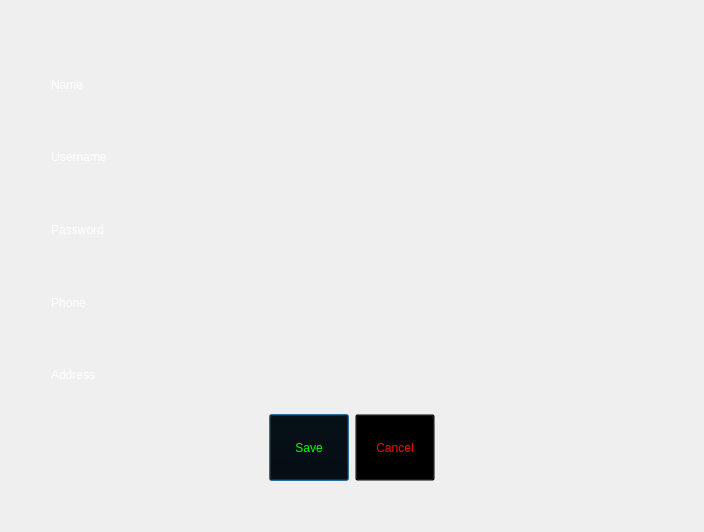
<?xml version="1.0" encoding="UTF-8"?>
<ui version="4.0">
 <class>SignUp</class>
 <widget class="QDialog" name="SignUp">
  <property name="windowModality">
   <enum>Qt::WindowModal</enum>
  </property>
  <property name="geometry">
   <rect>
    <x>0</x>
    <y>0</y>
    <width>704</width>
    <height>532</height>
   </rect>
  </property>
  <property name="sizePolicy">
   <sizepolicy hsizetype="Minimum" vsizetype="Minimum">
    <horstretch>0</horstretch>
    <verstretch>0</verstretch>
   </sizepolicy>
  </property>
  <property name="windowTitle">
   <string>Sign Up</string>
  </property>
  <property name="styleSheet">
   <string notr="true">border-image: url(:/Resource/Game/loginBG.jpg);
color: rgb(255, 255, 255);
font: italic 32pt &quot;Monotype Corsiva&quot;;</string>
  </property>
  <property name="modal">
   <bool>true</bool>
  </property>
  <layout class="QHBoxLayout" name="horizontalLayout_7">
   <item>
    <spacer name="horizontalSpacer_3">
     <property name="orientation">
      <enum>Qt::Horizontal</enum>
     </property>
     <property name="sizeType">
      <enum>QSizePolicy::Minimum</enum>
     </property>
     <property name="sizeHint" stdset="0">
      <size>
       <width>40</width>
       <height>20</height>
      </size>
     </property>
    </spacer>
   </item>
   <item>
    <layout class="QVBoxLayout" name="verticalLayout">
     <item>
      <spacer name="verticalSpacer">
       <property name="orientation">
        <enum>Qt::Vertical</enum>
       </property>
       <property name="sizeType">
        <enum>QSizePolicy::Preferred</enum>
       </property>
       <property name="sizeHint" stdset="0">
        <size>
         <width>20</width>
         <height>40</height>
        </size>
       </property>
      </spacer>
     </item>
     <item>
      <layout class="QHBoxLayout" name="horizontalLayout_5">
       <item>
        <widget class="QLabel" name="label">
         <property name="palette">
          <palette>
           <active>
            <colorrole role="WindowText">
             <brush brushstyle="SolidPattern">
              <color alpha="255">
               <red>219</red>
               <green>182</green>
               <blue>49</blue>
              </color>
             </brush>
            </colorrole>
            <colorrole role="Button">
             <brush brushstyle="SolidPattern">
              <color alpha="0">
               <red>0</red>
               <green>0</green>
               <blue>0</blue>
              </color>
             </brush>
            </colorrole>
            <colorrole role="Text">
             <brush brushstyle="SolidPattern">
              <color alpha="255">
               <red>219</red>
               <green>182</green>
               <blue>49</blue>
              </color>
             </brush>
            </colorrole>
            <colorrole role="ButtonText">
             <brush brushstyle="SolidPattern">
              <color alpha="255">
               <red>219</red>
               <green>182</green>
               <blue>49</blue>
              </color>
             </brush>
            </colorrole>
            <colorrole role="Base">
             <brush brushstyle="SolidPattern">
              <color alpha="0">
               <red>0</red>
               <green>0</green>
               <blue>0</blue>
              </color>
             </brush>
            </colorrole>
            <colorrole role="Window">
             <brush brushstyle="SolidPattern">
              <color alpha="0">
               <red>0</red>
               <green>0</green>
               <blue>0</blue>
              </color>
             </brush>
            </colorrole>
            <colorrole role="PlaceholderText">
             <brush brushstyle="SolidPattern">
              <color alpha="128">
               <red>219</red>
               <green>182</green>
               <blue>49</blue>
              </color>
             </brush>
            </colorrole>
           </active>
           <inactive>
            <colorrole role="WindowText">
             <brush brushstyle="SolidPattern">
              <color alpha="255">
               <red>219</red>
               <green>182</green>
               <blue>49</blue>
              </color>
             </brush>
            </colorrole>
            <colorrole role="Button">
             <brush brushstyle="SolidPattern">
              <color alpha="0">
               <red>0</red>
               <green>0</green>
               <blue>0</blue>
              </color>
             </brush>
            </colorrole>
            <colorrole role="Text">
             <brush brushstyle="SolidPattern">
              <color alpha="255">
               <red>219</red>
               <green>182</green>
               <blue>49</blue>
              </color>
             </brush>
            </colorrole>
            <colorrole role="ButtonText">
             <brush brushstyle="SolidPattern">
              <color alpha="255">
               <red>219</red>
               <green>182</green>
               <blue>49</blue>
              </color>
             </brush>
            </colorrole>
            <colorrole role="Base">
             <brush brushstyle="SolidPattern">
              <color alpha="0">
               <red>0</red>
               <green>0</green>
               <blue>0</blue>
              </color>
             </brush>
            </colorrole>
            <colorrole role="Window">
             <brush brushstyle="SolidPattern">
              <color alpha="0">
               <red>0</red>
               <green>0</green>
               <blue>0</blue>
              </color>
             </brush>
            </colorrole>
            <colorrole role="PlaceholderText">
             <brush brushstyle="SolidPattern">
              <color alpha="128">
               <red>219</red>
               <green>182</green>
               <blue>49</blue>
              </color>
             </brush>
            </colorrole>
           </inactive>
           <disabled>
            <colorrole role="WindowText">
             <brush brushstyle="SolidPattern">
              <color alpha="255">
               <red>219</red>
               <green>182</green>
               <blue>49</blue>
              </color>
             </brush>
            </colorrole>
            <colorrole role="Button">
             <brush brushstyle="SolidPattern">
              <color alpha="0">
               <red>0</red>
               <green>0</green>
               <blue>0</blue>
              </color>
             </brush>
            </colorrole>
            <colorrole role="Text">
             <brush brushstyle="SolidPattern">
              <color alpha="255">
               <red>219</red>
               <green>182</green>
               <blue>49</blue>
              </color>
             </brush>
            </colorrole>
            <colorrole role="ButtonText">
             <brush brushstyle="SolidPattern">
              <color alpha="255">
               <red>219</red>
               <green>182</green>
               <blue>49</blue>
              </color>
             </brush>
            </colorrole>
            <colorrole role="Base">
             <brush brushstyle="SolidPattern">
              <color alpha="0">
               <red>0</red>
               <green>0</green>
               <blue>0</blue>
              </color>
             </brush>
            </colorrole>
            <colorrole role="Window">
             <brush brushstyle="SolidPattern">
              <color alpha="0">
               <red>0</red>
               <green>0</green>
               <blue>0</blue>
              </color>
             </brush>
            </colorrole>
            <colorrole role="PlaceholderText">
             <brush brushstyle="SolidPattern">
              <color alpha="128">
               <red>219</red>
               <green>182</green>
               <blue>49</blue>
              </color>
             </brush>
            </colorrole>
           </disabled>
          </palette>
         </property>
         <property name="styleSheet">
          <string notr="true">border-image: url(:/Pictures/Game/Background.png);
background: transparent;
color: rgb(255, 255, 255);</string>
         </property>
         <property name="text">
          <string>Name</string>
         </property>
         <property name="alignment">
          <set>Qt::AlignCenter</set>
         </property>
        </widget>
       </item>
       <item>
        <widget class="QLineEdit" name="Name">
         <property name="sizePolicy">
          <sizepolicy hsizetype="Expanding" vsizetype="Minimum">
           <horstretch>0</horstretch>
           <verstretch>0</verstretch>
          </sizepolicy>
         </property>
         <property name="minimumSize">
          <size>
           <width>193</width>
           <height>35</height>
          </size>
         </property>
         <property name="styleSheet">
          <string notr="true">border-image: url(:/Pictures/Game/Background.png);
background: transparent;
</string>
         </property>
         <property name="frame">
          <bool>false</bool>
         </property>
         <property name="alignment">
          <set>Qt::AlignCenter</set>
         </property>
        </widget>
       </item>
      </layout>
     </item>
     <item>
      <layout class="QHBoxLayout" name="horizontalLayout_4">
       <item>
        <widget class="QLabel" name="label_2">
         <property name="palette">
          <palette>
           <active>
            <colorrole role="WindowText">
             <brush brushstyle="SolidPattern">
              <color alpha="255">
               <red>219</red>
               <green>182</green>
               <blue>49</blue>
              </color>
             </brush>
            </colorrole>
            <colorrole role="Button">
             <brush brushstyle="SolidPattern">
              <color alpha="0">
               <red>0</red>
               <green>0</green>
               <blue>0</blue>
              </color>
             </brush>
            </colorrole>
            <colorrole role="Text">
             <brush brushstyle="SolidPattern">
              <color alpha="255">
               <red>219</red>
               <green>182</green>
               <blue>49</blue>
              </color>
             </brush>
            </colorrole>
            <colorrole role="ButtonText">
             <brush brushstyle="SolidPattern">
              <color alpha="255">
               <red>219</red>
               <green>182</green>
               <blue>49</blue>
              </color>
             </brush>
            </colorrole>
            <colorrole role="Base">
             <brush brushstyle="SolidPattern">
              <color alpha="0">
               <red>0</red>
               <green>0</green>
               <blue>0</blue>
              </color>
             </brush>
            </colorrole>
            <colorrole role="Window">
             <brush brushstyle="SolidPattern">
              <color alpha="0">
               <red>0</red>
               <green>0</green>
               <blue>0</blue>
              </color>
             </brush>
            </colorrole>
            <colorrole role="PlaceholderText">
             <brush brushstyle="SolidPattern">
              <color alpha="128">
               <red>219</red>
               <green>182</green>
               <blue>49</blue>
              </color>
             </brush>
            </colorrole>
           </active>
           <inactive>
            <colorrole role="WindowText">
             <brush brushstyle="SolidPattern">
              <color alpha="255">
               <red>219</red>
               <green>182</green>
               <blue>49</blue>
              </color>
             </brush>
            </colorrole>
            <colorrole role="Button">
             <brush brushstyle="SolidPattern">
              <color alpha="0">
               <red>0</red>
               <green>0</green>
               <blue>0</blue>
              </color>
             </brush>
            </colorrole>
            <colorrole role="Text">
             <brush brushstyle="SolidPattern">
              <color alpha="255">
               <red>219</red>
               <green>182</green>
               <blue>49</blue>
              </color>
             </brush>
            </colorrole>
            <colorrole role="ButtonText">
             <brush brushstyle="SolidPattern">
              <color alpha="255">
               <red>219</red>
               <green>182</green>
               <blue>49</blue>
              </color>
             </brush>
            </colorrole>
            <colorrole role="Base">
             <brush brushstyle="SolidPattern">
              <color alpha="0">
               <red>0</red>
               <green>0</green>
               <blue>0</blue>
              </color>
             </brush>
            </colorrole>
            <colorrole role="Window">
             <brush brushstyle="SolidPattern">
              <color alpha="0">
               <red>0</red>
               <green>0</green>
               <blue>0</blue>
              </color>
             </brush>
            </colorrole>
            <colorrole role="PlaceholderText">
             <brush brushstyle="SolidPattern">
              <color alpha="128">
               <red>219</red>
               <green>182</green>
               <blue>49</blue>
              </color>
             </brush>
            </colorrole>
           </inactive>
           <disabled>
            <colorrole role="WindowText">
             <brush brushstyle="SolidPattern">
              <color alpha="255">
               <red>219</red>
               <green>182</green>
               <blue>49</blue>
              </color>
             </brush>
            </colorrole>
            <colorrole role="Button">
             <brush brushstyle="SolidPattern">
              <color alpha="0">
               <red>0</red>
               <green>0</green>
               <blue>0</blue>
              </color>
             </brush>
            </colorrole>
            <colorrole role="Text">
             <brush brushstyle="SolidPattern">
              <color alpha="255">
               <red>219</red>
               <green>182</green>
               <blue>49</blue>
              </color>
             </brush>
            </colorrole>
            <colorrole role="ButtonText">
             <brush brushstyle="SolidPattern">
              <color alpha="255">
               <red>219</red>
               <green>182</green>
               <blue>49</blue>
              </color>
             </brush>
            </colorrole>
            <colorrole role="Base">
             <brush brushstyle="SolidPattern">
              <color alpha="0">
               <red>0</red>
               <green>0</green>
               <blue>0</blue>
              </color>
             </brush>
            </colorrole>
            <colorrole role="Window">
             <brush brushstyle="SolidPattern">
              <color alpha="0">
               <red>0</red>
               <green>0</green>
               <blue>0</blue>
              </color>
             </brush>
            </colorrole>
            <colorrole role="PlaceholderText">
             <brush brushstyle="SolidPattern">
              <color alpha="128">
               <red>219</red>
               <green>182</green>
               <blue>49</blue>
              </color>
             </brush>
            </colorrole>
           </disabled>
          </palette>
         </property>
         <property name="styleSheet">
          <string notr="true">border-image: url(:/Pictures/Game/Background.png);
background: transparent;
</string>
         </property>
         <property name="text">
          <string>Username</string>
         </property>
         <property name="alignment">
          <set>Qt::AlignCenter</set>
         </property>
        </widget>
       </item>
       <item>
        <widget class="QLineEdit" name="Username">
         <property name="sizePolicy">
          <sizepolicy hsizetype="Expanding" vsizetype="Minimum">
           <horstretch>0</horstretch>
           <verstretch>0</verstretch>
          </sizepolicy>
         </property>
         <property name="minimumSize">
          <size>
           <width>193</width>
           <height>35</height>
          </size>
         </property>
         <property name="styleSheet">
          <string notr="true">border-image: url(:/Pictures/Game/Background.png);
background: transparent;
</string>
         </property>
         <property name="frame">
          <bool>false</bool>
         </property>
         <property name="alignment">
          <set>Qt::AlignCenter</set>
         </property>
        </widget>
       </item>
      </layout>
     </item>
     <item>
      <layout class="QHBoxLayout" name="horizontalLayout_3">
       <item>
        <widget class="QLabel" name="label_5">
         <property name="palette">
          <palette>
           <active>
            <colorrole role="WindowText">
             <brush brushstyle="SolidPattern">
              <color alpha="255">
               <red>219</red>
               <green>182</green>
               <blue>49</blue>
              </color>
             </brush>
            </colorrole>
            <colorrole role="Button">
             <brush brushstyle="SolidPattern">
              <color alpha="0">
               <red>0</red>
               <green>0</green>
               <blue>0</blue>
              </color>
             </brush>
            </colorrole>
            <colorrole role="Text">
             <brush brushstyle="SolidPattern">
              <color alpha="255">
               <red>219</red>
               <green>182</green>
               <blue>49</blue>
              </color>
             </brush>
            </colorrole>
            <colorrole role="ButtonText">
             <brush brushstyle="SolidPattern">
              <color alpha="255">
               <red>219</red>
               <green>182</green>
               <blue>49</blue>
              </color>
             </brush>
            </colorrole>
            <colorrole role="Base">
             <brush brushstyle="SolidPattern">
              <color alpha="0">
               <red>0</red>
               <green>0</green>
               <blue>0</blue>
              </color>
             </brush>
            </colorrole>
            <colorrole role="Window">
             <brush brushstyle="SolidPattern">
              <color alpha="0">
               <red>0</red>
               <green>0</green>
               <blue>0</blue>
              </color>
             </brush>
            </colorrole>
            <colorrole role="PlaceholderText">
             <brush brushstyle="SolidPattern">
              <color alpha="128">
               <red>219</red>
               <green>182</green>
               <blue>49</blue>
              </color>
             </brush>
            </colorrole>
           </active>
           <inactive>
            <colorrole role="WindowText">
             <brush brushstyle="SolidPattern">
              <color alpha="255">
               <red>219</red>
               <green>182</green>
               <blue>49</blue>
              </color>
             </brush>
            </colorrole>
            <colorrole role="Button">
             <brush brushstyle="SolidPattern">
              <color alpha="0">
               <red>0</red>
               <green>0</green>
               <blue>0</blue>
              </color>
             </brush>
            </colorrole>
            <colorrole role="Text">
             <brush brushstyle="SolidPattern">
              <color alpha="255">
               <red>219</red>
               <green>182</green>
               <blue>49</blue>
              </color>
             </brush>
            </colorrole>
            <colorrole role="ButtonText">
             <brush brushstyle="SolidPattern">
              <color alpha="255">
               <red>219</red>
               <green>182</green>
               <blue>49</blue>
              </color>
             </brush>
            </colorrole>
            <colorrole role="Base">
             <brush brushstyle="SolidPattern">
              <color alpha="0">
               <red>0</red>
               <green>0</green>
               <blue>0</blue>
              </color>
             </brush>
            </colorrole>
            <colorrole role="Window">
             <brush brushstyle="SolidPattern">
              <color alpha="0">
               <red>0</red>
               <green>0</green>
               <blue>0</blue>
              </color>
             </brush>
            </colorrole>
            <colorrole role="PlaceholderText">
             <brush brushstyle="SolidPattern">
              <color alpha="128">
               <red>219</red>
               <green>182</green>
               <blue>49</blue>
              </color>
             </brush>
            </colorrole>
           </inactive>
           <disabled>
            <colorrole role="WindowText">
             <brush brushstyle="SolidPattern">
              <color alpha="255">
               <red>219</red>
               <green>182</green>
               <blue>49</blue>
              </color>
             </brush>
            </colorrole>
            <colorrole role="Button">
             <brush brushstyle="SolidPattern">
              <color alpha="0">
               <red>0</red>
               <green>0</green>
               <blue>0</blue>
              </color>
             </brush>
            </colorrole>
            <colorrole role="Text">
             <brush brushstyle="SolidPattern">
              <color alpha="255">
               <red>219</red>
               <green>182</green>
               <blue>49</blue>
              </color>
             </brush>
            </colorrole>
            <colorrole role="ButtonText">
             <brush brushstyle="SolidPattern">
              <color alpha="255">
               <red>219</red>
               <green>182</green>
               <blue>49</blue>
              </color>
             </brush>
            </colorrole>
            <colorrole role="Base">
             <brush brushstyle="SolidPattern">
              <color alpha="0">
               <red>0</red>
               <green>0</green>
               <blue>0</blue>
              </color>
             </brush>
            </colorrole>
            <colorrole role="Window">
             <brush brushstyle="SolidPattern">
              <color alpha="0">
               <red>0</red>
               <green>0</green>
               <blue>0</blue>
              </color>
             </brush>
            </colorrole>
            <colorrole role="PlaceholderText">
             <brush brushstyle="SolidPattern">
              <color alpha="128">
               <red>219</red>
               <green>182</green>
               <blue>49</blue>
              </color>
             </brush>
            </colorrole>
           </disabled>
          </palette>
         </property>
         <property name="styleSheet">
          <string notr="true">border-image: url(:/Pictures/Game/Background.png);
background: transparent;
</string>
         </property>
         <property name="text">
          <string>Password</string>
         </property>
         <property name="alignment">
          <set>Qt::AlignCenter</set>
         </property>
        </widget>
       </item>
       <item>
        <widget class="QLineEdit" name="Password">
         <property name="sizePolicy">
          <sizepolicy hsizetype="Expanding" vsizetype="Minimum">
           <horstretch>0</horstretch>
           <verstretch>0</verstretch>
          </sizepolicy>
         </property>
         <property name="minimumSize">
          <size>
           <width>193</width>
           <height>35</height>
          </size>
         </property>
         <property name="styleSheet">
          <string notr="true">border-image: url(:/Pictures/Game/Background.png);
background: transparent;
</string>
         </property>
         <property name="frame">
          <bool>false</bool>
         </property>
         <property name="alignment">
          <set>Qt::AlignCenter</set>
         </property>
        </widget>
       </item>
      </layout>
     </item>
     <item>
      <layout class="QHBoxLayout" name="horizontalLayout_2">
       <item>
        <widget class="QLabel" name="label_3">
         <property name="palette">
          <palette>
           <active>
            <colorrole role="WindowText">
             <brush brushstyle="SolidPattern">
              <color alpha="255">
               <red>219</red>
               <green>182</green>
               <blue>49</blue>
              </color>
             </brush>
            </colorrole>
            <colorrole role="Button">
             <brush brushstyle="SolidPattern">
              <color alpha="0">
               <red>0</red>
               <green>0</green>
               <blue>0</blue>
              </color>
             </brush>
            </colorrole>
            <colorrole role="Text">
             <brush brushstyle="SolidPattern">
              <color alpha="255">
               <red>219</red>
               <green>182</green>
               <blue>49</blue>
              </color>
             </brush>
            </colorrole>
            <colorrole role="ButtonText">
             <brush brushstyle="SolidPattern">
              <color alpha="255">
               <red>219</red>
               <green>182</green>
               <blue>49</blue>
              </color>
             </brush>
            </colorrole>
            <colorrole role="Base">
             <brush brushstyle="SolidPattern">
              <color alpha="0">
               <red>0</red>
               <green>0</green>
               <blue>0</blue>
              </color>
             </brush>
            </colorrole>
            <colorrole role="Window">
             <brush brushstyle="SolidPattern">
              <color alpha="0">
               <red>0</red>
               <green>0</green>
               <blue>0</blue>
              </color>
             </brush>
            </colorrole>
            <colorrole role="PlaceholderText">
             <brush brushstyle="SolidPattern">
              <color alpha="128">
               <red>219</red>
               <green>182</green>
               <blue>49</blue>
              </color>
             </brush>
            </colorrole>
           </active>
           <inactive>
            <colorrole role="WindowText">
             <brush brushstyle="SolidPattern">
              <color alpha="255">
               <red>219</red>
               <green>182</green>
               <blue>49</blue>
              </color>
             </brush>
            </colorrole>
            <colorrole role="Button">
             <brush brushstyle="SolidPattern">
              <color alpha="0">
               <red>0</red>
               <green>0</green>
               <blue>0</blue>
              </color>
             </brush>
            </colorrole>
            <colorrole role="Text">
             <brush brushstyle="SolidPattern">
              <color alpha="255">
               <red>219</red>
               <green>182</green>
               <blue>49</blue>
              </color>
             </brush>
            </colorrole>
            <colorrole role="ButtonText">
             <brush brushstyle="SolidPattern">
              <color alpha="255">
               <red>219</red>
               <green>182</green>
               <blue>49</blue>
              </color>
             </brush>
            </colorrole>
            <colorrole role="Base">
             <brush brushstyle="SolidPattern">
              <color alpha="0">
               <red>0</red>
               <green>0</green>
               <blue>0</blue>
              </color>
             </brush>
            </colorrole>
            <colorrole role="Window">
             <brush brushstyle="SolidPattern">
              <color alpha="0">
               <red>0</red>
               <green>0</green>
               <blue>0</blue>
              </color>
             </brush>
            </colorrole>
            <colorrole role="PlaceholderText">
             <brush brushstyle="SolidPattern">
              <color alpha="128">
               <red>219</red>
               <green>182</green>
               <blue>49</blue>
              </color>
             </brush>
            </colorrole>
           </inactive>
           <disabled>
            <colorrole role="WindowText">
             <brush brushstyle="SolidPattern">
              <color alpha="255">
               <red>219</red>
               <green>182</green>
               <blue>49</blue>
              </color>
             </brush>
            </colorrole>
            <colorrole role="Button">
             <brush brushstyle="SolidPattern">
              <color alpha="0">
               <red>0</red>
               <green>0</green>
               <blue>0</blue>
              </color>
             </brush>
            </colorrole>
            <colorrole role="Text">
             <brush brushstyle="SolidPattern">
              <color alpha="255">
               <red>219</red>
               <green>182</green>
               <blue>49</blue>
              </color>
             </brush>
            </colorrole>
            <colorrole role="ButtonText">
             <brush brushstyle="SolidPattern">
              <color alpha="255">
               <red>219</red>
               <green>182</green>
               <blue>49</blue>
              </color>
             </brush>
            </colorrole>
            <colorrole role="Base">
             <brush brushstyle="SolidPattern">
              <color alpha="0">
               <red>0</red>
               <green>0</green>
               <blue>0</blue>
              </color>
             </brush>
            </colorrole>
            <colorrole role="Window">
             <brush brushstyle="SolidPattern">
              <color alpha="0">
               <red>0</red>
               <green>0</green>
               <blue>0</blue>
              </color>
             </brush>
            </colorrole>
            <colorrole role="PlaceholderText">
             <brush brushstyle="SolidPattern">
              <color alpha="128">
               <red>219</red>
               <green>182</green>
               <blue>49</blue>
              </color>
             </brush>
            </colorrole>
           </disabled>
          </palette>
         </property>
         <property name="styleSheet">
          <string notr="true">border-image: url(:/Pictures/Game/Background.png);
background: transparent;
</string>
         </property>
         <property name="text">
          <string>Phone</string>
         </property>
         <property name="alignment">
          <set>Qt::AlignCenter</set>
         </property>
        </widget>
       </item>
       <item>
        <widget class="QLineEdit" name="Phone">
         <property name="sizePolicy">
          <sizepolicy hsizetype="Expanding" vsizetype="Minimum">
           <horstretch>0</horstretch>
           <verstretch>0</verstretch>
          </sizepolicy>
         </property>
         <property name="minimumSize">
          <size>
           <width>193</width>
           <height>35</height>
          </size>
         </property>
         <property name="styleSheet">
          <string notr="true">border-image: url(:/Pictures/Game/Background.png);
background: transparent;
</string>
         </property>
         <property name="frame">
          <bool>false</bool>
         </property>
         <property name="alignment">
          <set>Qt::AlignCenter</set>
         </property>
        </widget>
       </item>
      </layout>
     </item>
     <item>
      <layout class="QHBoxLayout" name="horizontalLayout">
       <item>
        <widget class="QLabel" name="label_4">
         <property name="palette">
          <palette>
           <active>
            <colorrole role="WindowText">
             <brush brushstyle="SolidPattern">
              <color alpha="255">
               <red>219</red>
               <green>182</green>
               <blue>49</blue>
              </color>
             </brush>
            </colorrole>
            <colorrole role="Button">
             <brush brushstyle="SolidPattern">
              <color alpha="0">
               <red>0</red>
               <green>0</green>
               <blue>0</blue>
              </color>
             </brush>
            </colorrole>
            <colorrole role="Text">
             <brush brushstyle="SolidPattern">
              <color alpha="255">
               <red>219</red>
               <green>182</green>
               <blue>49</blue>
              </color>
             </brush>
            </colorrole>
            <colorrole role="ButtonText">
             <brush brushstyle="SolidPattern">
              <color alpha="255">
               <red>219</red>
               <green>182</green>
               <blue>49</blue>
              </color>
             </brush>
            </colorrole>
            <colorrole role="Base">
             <brush brushstyle="SolidPattern">
              <color alpha="0">
               <red>0</red>
               <green>0</green>
               <blue>0</blue>
              </color>
             </brush>
            </colorrole>
            <colorrole role="Window">
             <brush brushstyle="SolidPattern">
              <color alpha="0">
               <red>0</red>
               <green>0</green>
               <blue>0</blue>
              </color>
             </brush>
            </colorrole>
            <colorrole role="PlaceholderText">
             <brush brushstyle="SolidPattern">
              <color alpha="128">
               <red>219</red>
               <green>182</green>
               <blue>49</blue>
              </color>
             </brush>
            </colorrole>
           </active>
           <inactive>
            <colorrole role="WindowText">
             <brush brushstyle="SolidPattern">
              <color alpha="255">
               <red>219</red>
               <green>182</green>
               <blue>49</blue>
              </color>
             </brush>
            </colorrole>
            <colorrole role="Button">
             <brush brushstyle="SolidPattern">
              <color alpha="0">
               <red>0</red>
               <green>0</green>
               <blue>0</blue>
              </color>
             </brush>
            </colorrole>
            <colorrole role="Text">
             <brush brushstyle="SolidPattern">
              <color alpha="255">
               <red>219</red>
               <green>182</green>
               <blue>49</blue>
              </color>
             </brush>
            </colorrole>
            <colorrole role="ButtonText">
             <brush brushstyle="SolidPattern">
              <color alpha="255">
               <red>219</red>
               <green>182</green>
               <blue>49</blue>
              </color>
             </brush>
            </colorrole>
            <colorrole role="Base">
             <brush brushstyle="SolidPattern">
              <color alpha="0">
               <red>0</red>
               <green>0</green>
               <blue>0</blue>
              </color>
             </brush>
            </colorrole>
            <colorrole role="Window">
             <brush brushstyle="SolidPattern">
              <color alpha="0">
               <red>0</red>
               <green>0</green>
               <blue>0</blue>
              </color>
             </brush>
            </colorrole>
            <colorrole role="PlaceholderText">
             <brush brushstyle="SolidPattern">
              <color alpha="128">
               <red>219</red>
               <green>182</green>
               <blue>49</blue>
              </color>
             </brush>
            </colorrole>
           </inactive>
           <disabled>
            <colorrole role="WindowText">
             <brush brushstyle="SolidPattern">
              <color alpha="255">
               <red>219</red>
               <green>182</green>
               <blue>49</blue>
              </color>
             </brush>
            </colorrole>
            <colorrole role="Button">
             <brush brushstyle="SolidPattern">
              <color alpha="0">
               <red>0</red>
               <green>0</green>
               <blue>0</blue>
              </color>
             </brush>
            </colorrole>
            <colorrole role="Text">
             <brush brushstyle="SolidPattern">
              <color alpha="255">
               <red>219</red>
               <green>182</green>
               <blue>49</blue>
              </color>
             </brush>
            </colorrole>
            <colorrole role="ButtonText">
             <brush brushstyle="SolidPattern">
              <color alpha="255">
               <red>219</red>
               <green>182</green>
               <blue>49</blue>
              </color>
             </brush>
            </colorrole>
            <colorrole role="Base">
             <brush brushstyle="SolidPattern">
              <color alpha="0">
               <red>0</red>
               <green>0</green>
               <blue>0</blue>
              </color>
             </brush>
            </colorrole>
            <colorrole role="Window">
             <brush brushstyle="SolidPattern">
              <color alpha="0">
               <red>0</red>
               <green>0</green>
               <blue>0</blue>
              </color>
             </brush>
            </colorrole>
            <colorrole role="PlaceholderText">
             <brush brushstyle="SolidPattern">
              <color alpha="128">
               <red>219</red>
               <green>182</green>
               <blue>49</blue>
              </color>
             </brush>
            </colorrole>
           </disabled>
          </palette>
         </property>
         <property name="styleSheet">
          <string notr="true">border-image: url(:/Pictures/Game/Background.png);
background: transparent;</string>
         </property>
         <property name="text">
          <string>Address</string>
         </property>
         <property name="alignment">
          <set>Qt::AlignCenter</set>
         </property>
        </widget>
       </item>
       <item>
        <widget class="QLineEdit" name="Address">
         <property name="sizePolicy">
          <sizepolicy hsizetype="Expanding" vsizetype="Minimum">
           <horstretch>0</horstretch>
           <verstretch>0</verstretch>
          </sizepolicy>
         </property>
         <property name="minimumSize">
          <size>
           <width>200</width>
           <height>35</height>
          </size>
         </property>
         <property name="styleSheet">
          <string notr="true">border-image: url(:/Pictures/Game/Background.png);
background: transparent;
</string>
         </property>
         <property name="frame">
          <bool>false</bool>
         </property>
         <property name="alignment">
          <set>Qt::AlignCenter</set>
         </property>
        </widget>
       </item>
      </layout>
     </item>
     <item>
      <layout class="QHBoxLayout" name="horizontalLayout_6">
       <item>
        <spacer name="horizontalSpacer">
         <property name="orientation">
          <enum>Qt::Horizontal</enum>
         </property>
         <property name="sizeHint" stdset="0">
          <size>
           <width>40</width>
           <height>20</height>
          </size>
         </property>
        </spacer>
       </item>
       <item>
        <widget class="QPushButton" name="save">
         <property name="sizePolicy">
          <sizepolicy hsizetype="Minimum" vsizetype="Minimum">
           <horstretch>0</horstretch>
           <verstretch>0</verstretch>
          </sizepolicy>
         </property>
         <property name="palette">
          <palette>
           <active>
            <colorrole role="WindowText">
             <brush brushstyle="SolidPattern">
              <color alpha="255">
               <red>219</red>
               <green>182</green>
               <blue>49</blue>
              </color>
             </brush>
            </colorrole>
            <colorrole role="Button">
             <brush brushstyle="SolidPattern">
              <color alpha="0">
               <red>0</red>
               <green>0</green>
               <blue>0</blue>
              </color>
             </brush>
            </colorrole>
            <colorrole role="Text">
             <brush brushstyle="SolidPattern">
              <color alpha="255">
               <red>219</red>
               <green>182</green>
               <blue>49</blue>
              </color>
             </brush>
            </colorrole>
            <colorrole role="ButtonText">
             <brush brushstyle="SolidPattern">
              <color alpha="255">
               <red>219</red>
               <green>182</green>
               <blue>49</blue>
              </color>
             </brush>
            </colorrole>
            <colorrole role="Base">
             <brush brushstyle="SolidPattern">
              <color alpha="0">
               <red>0</red>
               <green>0</green>
               <blue>0</blue>
              </color>
             </brush>
            </colorrole>
            <colorrole role="Window">
             <brush brushstyle="SolidPattern">
              <color alpha="0">
               <red>0</red>
               <green>0</green>
               <blue>0</blue>
              </color>
             </brush>
            </colorrole>
            <colorrole role="PlaceholderText">
             <brush brushstyle="SolidPattern">
              <color alpha="128">
               <red>219</red>
               <green>182</green>
               <blue>49</blue>
              </color>
             </brush>
            </colorrole>
           </active>
           <inactive>
            <colorrole role="WindowText">
             <brush brushstyle="SolidPattern">
              <color alpha="255">
               <red>219</red>
               <green>182</green>
               <blue>49</blue>
              </color>
             </brush>
            </colorrole>
            <colorrole role="Button">
             <brush brushstyle="SolidPattern">
              <color alpha="0">
               <red>0</red>
               <green>0</green>
               <blue>0</blue>
              </color>
             </brush>
            </colorrole>
            <colorrole role="Text">
             <brush brushstyle="SolidPattern">
              <color alpha="255">
               <red>219</red>
               <green>182</green>
               <blue>49</blue>
              </color>
             </brush>
            </colorrole>
            <colorrole role="ButtonText">
             <brush brushstyle="SolidPattern">
              <color alpha="255">
               <red>219</red>
               <green>182</green>
               <blue>49</blue>
              </color>
             </brush>
            </colorrole>
            <colorrole role="Base">
             <brush brushstyle="SolidPattern">
              <color alpha="0">
               <red>0</red>
               <green>0</green>
               <blue>0</blue>
              </color>
             </brush>
            </colorrole>
            <colorrole role="Window">
             <brush brushstyle="SolidPattern">
              <color alpha="0">
               <red>0</red>
               <green>0</green>
               <blue>0</blue>
              </color>
             </brush>
            </colorrole>
            <colorrole role="PlaceholderText">
             <brush brushstyle="SolidPattern">
              <color alpha="128">
               <red>219</red>
               <green>182</green>
               <blue>49</blue>
              </color>
             </brush>
            </colorrole>
           </inactive>
           <disabled>
            <colorrole role="WindowText">
             <brush brushstyle="SolidPattern">
              <color alpha="255">
               <red>219</red>
               <green>182</green>
               <blue>49</blue>
              </color>
             </brush>
            </colorrole>
            <colorrole role="Button">
             <brush brushstyle="SolidPattern">
              <color alpha="0">
               <red>0</red>
               <green>0</green>
               <blue>0</blue>
              </color>
             </brush>
            </colorrole>
            <colorrole role="Text">
             <brush brushstyle="SolidPattern">
              <color alpha="255">
               <red>219</red>
               <green>182</green>
               <blue>49</blue>
              </color>
             </brush>
            </colorrole>
            <colorrole role="ButtonText">
             <brush brushstyle="SolidPattern">
              <color alpha="255">
               <red>219</red>
               <green>182</green>
               <blue>49</blue>
              </color>
             </brush>
            </colorrole>
            <colorrole role="Base">
             <brush brushstyle="SolidPattern">
              <color alpha="0">
               <red>0</red>
               <green>0</green>
               <blue>0</blue>
              </color>
             </brush>
            </colorrole>
            <colorrole role="Window">
             <brush brushstyle="SolidPattern">
              <color alpha="0">
               <red>0</red>
               <green>0</green>
               <blue>0</blue>
              </color>
             </brush>
            </colorrole>
            <colorrole role="PlaceholderText">
             <brush brushstyle="SolidPattern">
              <color alpha="128">
               <red>219</red>
               <green>182</green>
               <blue>49</blue>
              </color>
             </brush>
            </colorrole>
           </disabled>
          </palette>
         </property>
         <property name="styleSheet">
          <string notr="true">border-image: url(:/Pictures/Game/Background.png);
background: transparent;
color: rgb(0, 255, 0);</string>
         </property>
         <property name="text">
          <string>Save</string>
         </property>
         <property name="flat">
          <bool>false</bool>
         </property>
        </widget>
       </item>
       <item>
        <widget class="QPushButton" name="cancel">
         <property name="sizePolicy">
          <sizepolicy hsizetype="Minimum" vsizetype="Minimum">
           <horstretch>0</horstretch>
           <verstretch>0</verstretch>
          </sizepolicy>
         </property>
         <property name="styleSheet">
          <string notr="true">border-image: url(:/Pictures/Game/Background.png);
background: transparent;
color: rgb(255, 0, 0)</string>
         </property>
         <property name="text">
          <string>Cancel</string>
         </property>
         <property name="flat">
          <bool>false</bool>
         </property>
        </widget>
       </item>
       <item>
        <spacer name="horizontalSpacer_2">
         <property name="orientation">
          <enum>Qt::Horizontal</enum>
         </property>
         <property name="sizeHint" stdset="0">
          <size>
           <width>40</width>
           <height>20</height>
          </size>
         </property>
        </spacer>
       </item>
      </layout>
     </item>
     <item>
      <spacer name="verticalSpacer_2">
       <property name="orientation">
        <enum>Qt::Vertical</enum>
       </property>
       <property name="sizeType">
        <enum>QSizePolicy::Preferred</enum>
       </property>
       <property name="sizeHint" stdset="0">
        <size>
         <width>20</width>
         <height>40</height>
        </size>
       </property>
      </spacer>
     </item>
    </layout>
   </item>
   <item>
    <spacer name="horizontalSpacer_4">
     <property name="orientation">
      <enum>Qt::Horizontal</enum>
     </property>
     <property name="sizeType">
      <enum>QSizePolicy::Minimum</enum>
     </property>
     <property name="sizeHint" stdset="0">
      <size>
       <width>40</width>
       <height>20</height>
      </size>
     </property>
    </spacer>
   </item>
  </layout>
 </widget>
 <resources/>
 <connections/>
</ui>
